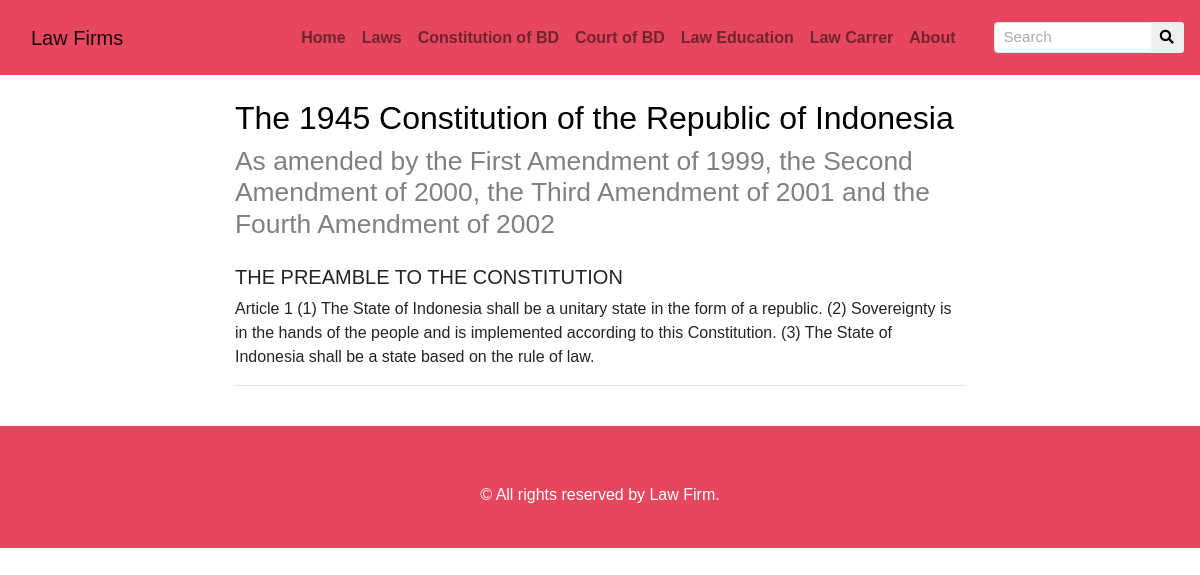
/Home/constitution_bd.php, run on the app's committed database.
### tables this page shows
CREATE TABLE `post` (
  `post_id` int(15) NOT NULL,
  `title` varchar(500) NOT NULL,
  `sub_title` varchar(500) NOT NULL,
  `slugun` varchar(500) NOT NULL,
  `paragraph` varchar(2000) NOT NULL,
  `type` varchar(500) NOT NULL
);

### Home/constitution_bd.php (the view, shortened to what this page needs)
<?php
  include 'databaseconnet.php';
?>
<!doctype html>
<html lang="en">
<head>
    <head>
        <link rel="stylesheet" href="../admin/plugins/fontawesome-free/css/all.min.css">
        <link rel="stylesheet" href="../css/bootstrap.min.css">
        <link rel="stylesheet" href="../css/lightbox.css">
        <link rel="stylesheet" href="../css/fontastic.css">
        <link rel="stylesheet" href="../css/style.default.css?v=2" id="theme-stylesheet">
    </head>
<body>
   <div id="app">
        <nav class="navbar navbar-expand-md navbar-light bg-primary shadow-sm">
            <div class="container">
                <a class="navbar-brand" href="home.php">
                    Law Firms
                </a>
                <div class="collapse navbar-collapse" id="navbarSupportedContent">
                     <ul class="navbar-nav ml-auto">
                            <li class="nav-item">
                            <a class="nav-link" href="home.php"><b>Home</b></a>
                            </li>
                            <li class="nav-item">
                                <a class="nav-link" href="law.php"><b>Laws</b></a>
                            </li>
                            <li class="nav-item">
                                <a class="nav-link" href="constitution_bd.php"><b>Constitution of BD</b></a>
                            </li>
                            <li class="nav-item">
                                <a class="nav-link" href="court.php"><b>Court of BD</b></a>
                            </li>
                            <li class="nav-item">
                                <a class="nav-link" href="law_edu.php"><b>Law Education</b></a>
                            </li>
                            <li class="nav-item">
                                <a class="nav-link" href="law_carrer.php"><b>Law Carrer</b></a>
                            </li>
                            <li class="nav-item">
                                <a class="nav-link" href="ceo.php"><b>About</b></a>
                            </li>
                         </ul>
                </div>
            </div>
    <form class="form-inline ml-3">
      <div class="input-group input-group-sm">
        <input class="form-control form-control-navbar" type="search" placeholder="Search" aria-label="Search">
        <div class="input-group-append">
          <button class="btn btn-navbar" type="submit">
            <i class="fas fa-search"></i>
          </button>
        </div>
      </div>
    </form>
 </nav>
  <main class="py-4">
    <div class="container emp-profile">
         <div class="row">
            <div class="col-lg-8 col-md-10 mx-auto">
                 <div class="post-preview">
                  <?php
                $ls = "constitution";
                $sql="SELECT * FROM `post` WHERE `type` = '$ls' Order by 'post_id'";
                $res=mysqli_query($conn,$sql);
                while($row = mysqli_fetch_array($res))
                {
              ?> <a href=" ">
                      <h2 class="post-title" style="color:black">
                        <?php echo $row['title']; ?>
                      </h2>
                      <h3 class="post-subtitle" style="color:gray">
                       <?php echo $row['sub_title']; ?>
                      </h3>
                       </a>
                    <p class="post">
                      <h5><?php echo $row['slugun']; ?> </h6>
                     <?php echo $row['paragraph'];?>
                    </p>
                      <?php } ?>
                  </div>   <hr>
          </div>
        </div>
        </div>
    </main>
</body>
<footer class="main-footer"style="width: 100%;padding: 5px;">
      <div class="copyrights">
        <div class="container text-center">
          <div class="row">
            <div class="col-md-12">
              <p>&copy; All rights reserved by Law Firm.</p>
            </div>
          </div>
        </div>
      </div>
    </footer>
</html>

### css/style.default.css (style rules this page uses)
a { -webkit-transition:all 0.3s;transition:all 0.3s;display:inline-block }
button { cursor:pointer;-webkit-transition:all 0.3s;transition:all 0.3s }
nav.navbar { -webkit-transition:all 0.4s;transition:all 0.4s }
footer.main-footer { padding:7rem 0;background:#E7475E;color:#fff;padding-bottom:0 }
.copyrights { margin-top:2rem;padding:1.25rem 0 }
.navbar { padding:1.1rem 1rem }
.navbar-brand { display:inline-block;padding-top:.3125rem;padding-bottom:.3125rem;margin-right:1rem;font-size:1.25rem;width:7.5rem }
.navbar-light .navbar-brand { color:rgba(0,0,0,0.9) }
.navbar-light .navbar-nav .nav-link { color:rgba(0,0,0,0.5) }
.btn { font-weight:400;border:1px solid transparent;text-transform:uppercase;letter-spacing:0.08rem;padding:.45rem 2.4rem;font-size:.92rem;line-height:1.5;border-radius:3rem;-webkit-transition:color 0.15s ease-in-out,background-color 0.15s ease-in-out,border-color 0.15s ease-in-out,-webkit-box-shadow 0.15s ease-in-out;transition:color 0.15s ease-in-out,background-color 0.15s ease-in-out,border-color 0.15s ease-in-out,-webkit-box-shadow 0.15s ease-in-out;transition:color 0.15s ease-in-out,background-color 0.15s ease-in-out,border-color 0.15s ease-in-out,box-shadow 0.15s ease-in-out;transition:color 0.15s ease-in-out,background-color 0.15s ease-in-out,border-color 0.15s ease-in-out,box-shadow 0.15s ease-in-out,-webkit-box-shadow 0.15s ease-in-out }
body { font-family:"Poppins",sans-serif;font-size:1rem;font-weight:400;line-height:1.5;color:#212529;background-color:#fff }
a { color:#E7475E;text-decoration:none;-webkit-transition:all 0.2s ease-in-out;transition:all 0.2s ease-in-out }
h1,h2,h3,h4,h5,h6,.h1,.h2,.h3,.h4,.h5,.h6 { margin-bottom:.5rem;font-family:inherit;font-weight:300;line-height:1.2;color:inherit }
h2,.h2 { font-size:2rem }
h3,.h3 { font-size:1.65rem }
h5,.h5 { font-size:1.25rem }
hr { border-top:1px solid rgba(0,0,0,0.1) }
.bg-primary { background-color:#E7475E !important }
.form-control { padding:.75rem 1.6rem;font-size:1rem;line-height:1.5;color:#495057;background-color:#fff;border:1px solid #dee2e6;border-radius:0;-webkit-transition:border-color 0.15s ease-in-out,-webkit-box-shadow 0.15s ease-in-out;transition:border-color 0.15s ease-in-out,-webkit-box-shadow 0.15s ease-in-out;transition:border-color 0.15s ease-in-out,box-shadow 0.15s ease-in-out;transition:border-color 0.15s ease-in-out,box-shadow 0.15s ease-in-out,-webkit-box-shadow 0.15s ease-in-out }
.form-control::placeholder { color:#6c757d }
.nav-link { color:#333;font-weight:400;padding:.5rem 1rem }

### data on the page
post: title "The 1945 Constitution of the Republic of Indonesia", sub_title "As amended by the First Amendment of 1999, the Second Amendment of 2000, the Third Amendment of 2001 and the Fourth Amendment of 2002", slugun "THE PREAMBLE TO THE CONSTITUTION", paragraph "Article 1 (1) The State of Indonesia shall be a unitary state in the form of a republic. (2) Sovereignty is in the hands of the people and is implemented according to this Constitution. (3) The State of Indonesia shall be a state based on the rule of law."
